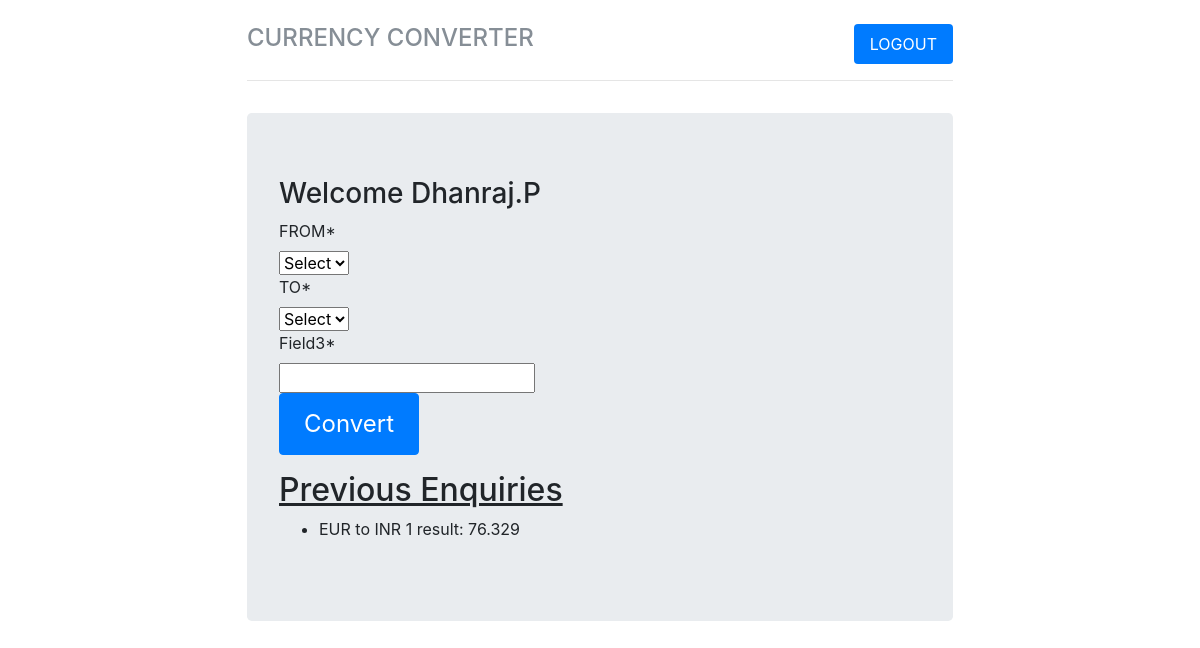
Before: /converter/home/Dhanraj.P/ (signed in) with the older database file.
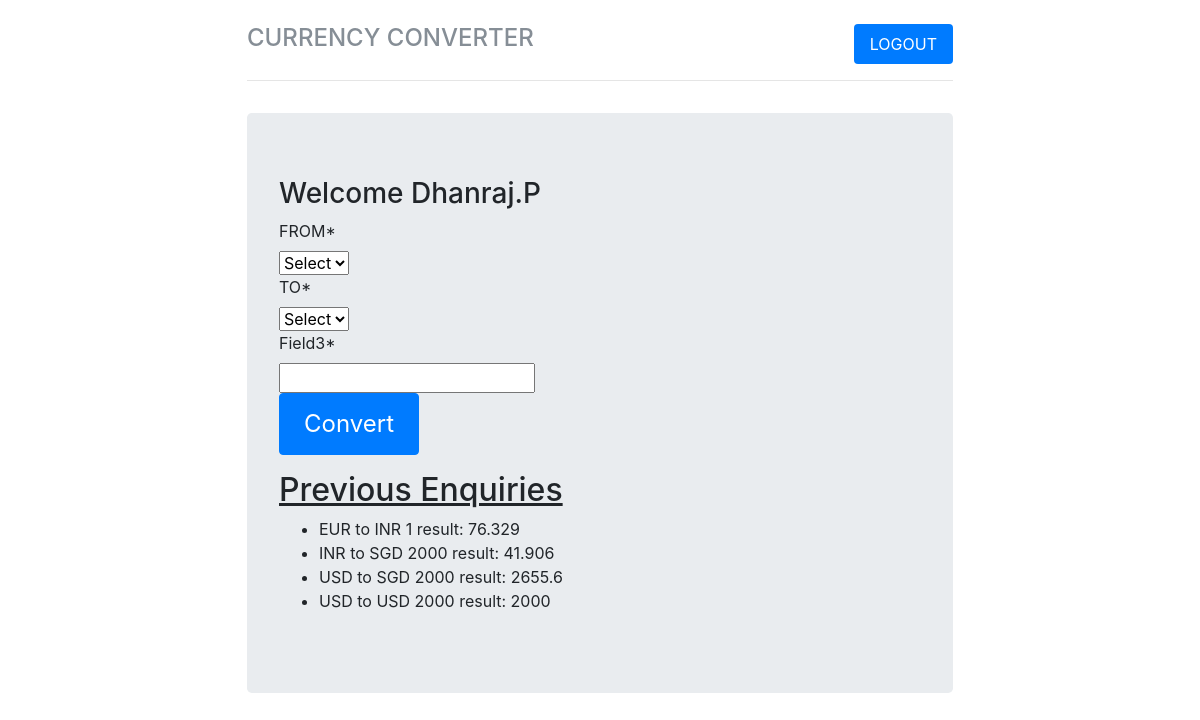
After: the same page with the newer database file.
### converter/models.py (models this page shows, shortened)
class transaction(models.Model):
    creator = models.ForeignKey(client, on_delete = models.CASCADE)
    trans_time = models.DateTimeField(auto_now_add = True, auto_now = False)
    text = models.TextField(max_length = 200)

### converter/views.py (the view, shortened to what this page needs)
# urls.py: re_path(r'^home/(?P<username>\w+([.| ]\w+)*)/', views.homepage, name = "user_home"),#note the regex ; this is to match usernames ending in sucessions of . followed by initial
def homepage(request, username):
    welcome_note = "Welcome " + str(username)
    form_var = convertForm(request.POST or None)
    def conv(curr_from,curr_to,much):
        if curr_from != curr_to:
            r = requests.get("http://api.fixer.io/latest?base=%s" % curr_from)
            s = r.content.decode()#converting to text from byte file retruned by api
            data = json.loads(s)#converting to json format |||lr to dict data type
            return round((data['rates'][curr_to] * much), 3)
        else:
            return much
    if request.user.is_authenticated:
        x = User.objects.get(username = username)
        a = client.objects.get(user = x)
        trans_hist = a.list_transactions()
        if request.method == "GET":
            context = {
                'trans_list': trans_hist,
                'title':welcome_note,
                'form':form_var,
            }
    else:
        return redirect('user_login')
    return render(request, 'converter/users_home.html', context)

### converter/forms.py
class convertForm(forms.Form):
    options = [
        ('Select','Select'),('USD','USD'),('INR','INR'),('EUR','EUR'),('SGD','SGD'),('GBP','GBP')
    ]
    field1 = forms.ChoiceField(
        choices = options,
        initial = '0',
        required = True,
        label = "FROM"
    )
    field2 = forms.ChoiceField(
        choices = options,
        initial = '0',
        required = True,
        label = "TO"
    )
    field3 = forms.DecimalField(required = True, min_value = 0)

### converter/models.py (called while the page is built)
    def list_transactions(self):
        return list(transaction.objects.filter(creator = self).order_by('trans_time'))

### converter/templates/converter/users_home.html (shortened to what this page needs)
{% extends "basic2.html" %}
{% load crispy_forms_tags %}
{% block content %}
<div class = "row">
  <div class = "col-lg-8 col-md-8 col-sm-6" style="text-align:left">
    <h3>{{ title }}</h3>
    <form method = 'post', action = ''> {%csrf_token %}
      {{ form|crispy }}
      <button class = "btn btn-primary">Convert</button>
    </form>
  </div>
</div>
<div class = "row" style = "text-align:left">
  {% if trans_list %}
    <div class = "col-12">
      <h2><u>Previous Enquiries</u></h2>
    </div>
    <div class = "col-12">
      <ul>
        {% for items in trans_list %}
        <li>{{ items.text }}</li>
        {% endfor %}
      </ul>
    </div>
  {% endif %}
</div>
{% endblock %}

### converter/templates/converter/basic2.html
{% load staticfiles %}
<html lang="en">
  <head>
    {% include "head_css.html" %}
  </head>
  <body>
    <div class="container">
      {% include "header2.html" %}
      <main role="main">
        <div class="jumbotron">
          {% block content %}
          {% endblock %}
        </div>
      </main>
    </div>
  </body>
</html>

### converter/templates/converter/head_css.html (shortened to what this page needs)
{% load static %}
<link href="{% static 'css/bootstrap.min.css' %}" rel="stylesheet">
<link href="{% static 'css/narrow-jumbotron.css' %}" rel="stylesheet">

### converter/templates/converter/header2.html
<header class="header clearfix">
  <nav>
    <ul class="nav nav-pills float-right">
      <li class="nav-item">
        <a class="nav-link active" href="{% url 'user_logout' %}">LOGOUT <span class="sr-only">(current)</span></a>
      </li>
    </ul>
  </nav>
  <h4 class="text-muted">CURRENCY CONVERTER</h4>
</header>

### static_store/our_static/css/narrow-jumbotron.css (style rules this page uses)
body { padding-top: 1.5rem; padding-bottom: 1.5rem; }
.header, .marketing, .footer { padding-right: 1rem; padding-left: 1rem; }
.header { padding-bottom: 1rem; border-bottom: .05rem solid #e5e5e5; }
@media (min-width: 48em) { .container { max-width: 46rem; } }
.jumbotron { text-align: center; border-bottom: .05rem solid #e5e5e5; }
.jumbotron .btn { padding: .75rem 1.5rem; font-size: 1.5rem; }
@media screen and (min-width: 48em) { .header, .marketing, .footer { padding-right: 0; padding-left: 0; } }
@media screen and (min-width: 48em) { .header { margin-bottom: 2rem; } }
@media screen and (min-width: 48em) { .jumbotron { border-bottom: 0; } }

Changed rows visible on the page:
added transaction: text "INR to SGD 2000 result: 41.906"
added transaction: text "USD to SGD 2000 result: 2655.6"
added transaction: text "USD to USD 2000 result: 2000"
